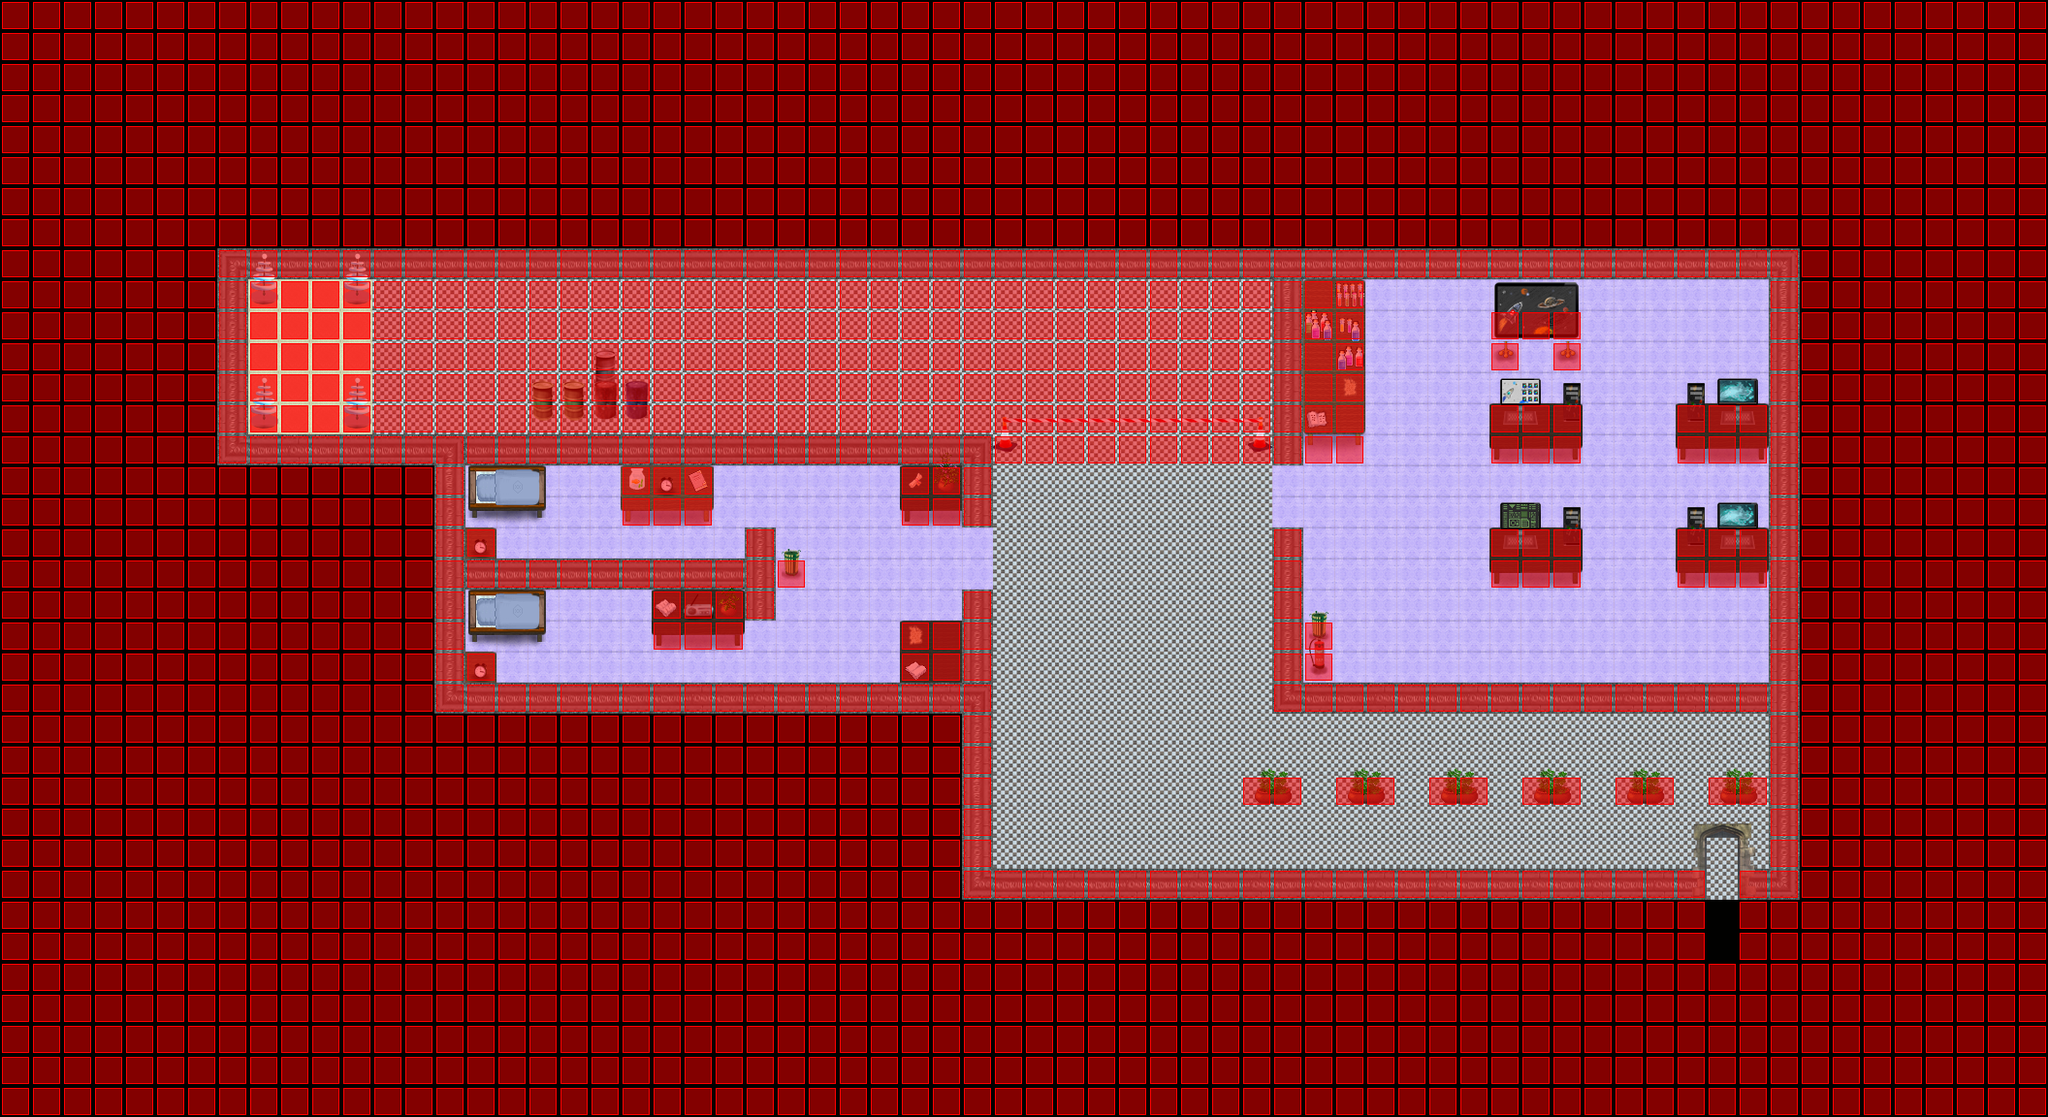

This game map was drawn from its Tiled (.tmx) file and the tilesets committed beside it. A one-line description and the trimmed map source follow:
An orthogonal 66x36 tile map with 32x32 px tiles, 5 tile layers (Ground, Fringe, Top, Collision, ...), 8 tilesets.

<map version="1.0" orientation="orthogonal" width="66" height="36" tilewidth="32" tileheight="32">
 <tileset firstgid="1" name="siyah" tilewidth="32" tileheight="32">
  <image source="../graphics/tiles/elektroadd/siyah.png" />
 </tileset>
 <tileset firstgid="2" name="duvar" tilewidth="32" tileheight="32">
  <image source="../graphics/tiles/elektroadd/hastehane.png" />
 </tileset>
 <tileset firstgid="86" name="kaplama" tilewidth="32" tileheight="32">
  <image source="../graphics/tiles/elektroadd/kaplamalar.png" />
 </tileset>
 <tileset firstgid="104" name="collosion" tilewidth="32" tileheight="32">
  <image source="../graphics/tiles/elektroadd/collision.png" />
 </tileset>
 <tileset firstgid="106" name="malzemeler" tilewidth="32" tileheight="32">
  <image source="../graphics/tiles/elektroadd/malzemeler.png" />
 </tileset>
 <tileset firstgid="206" name="malzeme3" tilewidth="32" tileheight="32">
  <image source="../graphics/tiles/elektroadd/malzemeler3.png" />
 </tileset>
 <tileset firstgid="314" name="saksi" tilewidth="32" tileheight="32">
  <image source="../graphics/tiles/Pots_x2.png" />
 </tileset>
 <tileset firstgid="346" name="malzeme2" tilewidth="32" tileheight="32">
  <image source="../graphics/tiles/elektroadd/malzemeler2.png" />
 </tileset>
 <layer name="Ground" width="66" height="36">
  <data>[2376 cells, 2376 non-empty, 12 distinct tile ids]</data>
 </layer>
 <layer name="Fringe" width="66" height="36">
  <data>[2376 cells, 117 non-empty, 41 distinct tile ids]</data>
 </layer>
 <layer name="Top" width="66" height="36">
  <data>[2376 cells, 91 non-empty, 50 distinct tile ids]</data>
 </layer>
 <layer name="Collision" width="66" height="36">
  <data>[2376 cells, 1955 non-empty, 1 distinct tile ids]</data>
 </layer>
 <layer name="Objects" width="66" height="36">
  <data>[2376 cells, 0 non-empty, 0 distinct tile ids]</data>
 </layer>
</map>
